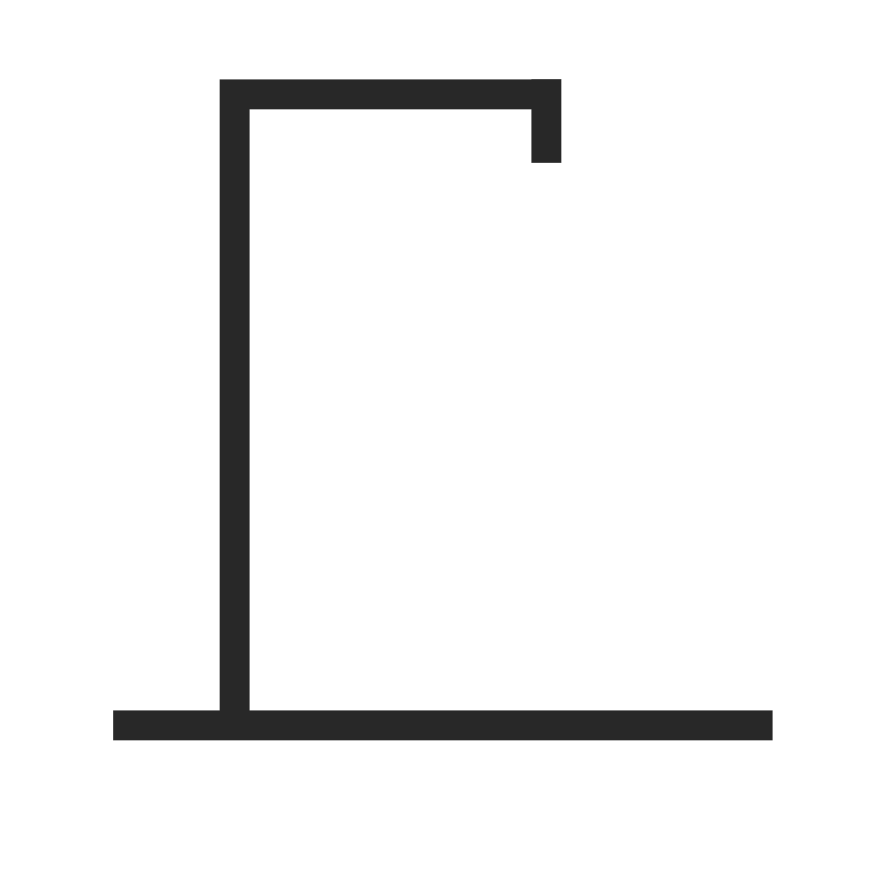
#> input picture Modules_Configs/Python-Hangman/Hangman0.jpg, 3543 x 3543 px, found by its file name (shown at 1/4 size); its folder holds 6 pictures in this run
$ python config.py
#> lines starting #> are read from the running program, lines starting #| are printed output that depends on the picture
# --- Modules --- #
from PIL import ImageTk, Image
import requests
import os

# --- Define Global Variable --- #
# Retries, Word, Word List, Blank List
retries = 6
gameboard_str = ""
gameboard = []
wordl = []
image_num = 0

# Window Size, Window Placement
winWidth = 600
winHeight = 400
positionx = None
positiony = None

# Windows, Widgets, Buttons List
mwin = None
gamewin = None
retry_label = None
gameboard_label = None
image_label = None
notification_label = None
button_list = []

# Word Lists
animals = ["TIGER", "LION", "GIRAFFE", "BULL", "ELEPHANT", "FOX", "CAT", "DOG", "EAGLE", "MOUSE", "SHARK", "WHALE",
           "CHEETAH", "LEOPARD", "GRASSHOPPER", "SPIDER", "SQUID", "OCTOPUS", "SNAKE", "TURTLE", "TORTOISE", "PIGEON",
           "FALCON", "CHICKEN", "COW", "PIG", "DONKEY", "HORSE"]
countries = ["INDONESIA", "MALAYSIA", "INDIA", "CHINA", "JAPAN", "FRANCE", "AUSTRALIA", "NEW ZEALAND", "CANADA",
             "UNITED STATES OF AMERICA", "ENGLAND", "IRELAND", "SINGAPORE", "THAILAND", "SOUTH KOREA", "EGYPT",
             "GREECE", "ITALY", "ZIMBABWE", "PORTUGAL", "PERU", "NEPAL", "UKRAINE", "MOZAMBIQUE", "TUVALU"]
astronomy = ["MERCURY", "VENUS", "EARTH", "MARS", "JUPITER", "SATURN", "NEPTUNE", "URANUS", "NEBULA", "THE MILKY WAY",
             "ANDROMEDA", "STAR", "MOON", "SOLAR SYSTEM", "GALAXY", "ASTEROID", "COMET", "METEORITE", "METEOR", "ORBIT",
             "OUTER SPACE", "CONSTELLATION", "PLUTO", "SUPERNOVA"]
hard_words = ["MATRIX", "HIEROGLYPHS", "RICKSHAW", "ZEPHYR", "JAZZ", "QUIZZES", "QUINTESSENTIAL", "CRYPT", "SCHIZOPHRENIA",
              "PSYCHIC", "ZIPPER", "ZILCH", "MAGNANIMOUS"]


# topics = [animals, countries, astronomy, hard_words]
topics = {
    'animals': animals,
    'countries': countries,
    'astronomy': astronomy,
    'hard_words': hard_words,
    'random_words': '',
}

def get_random_word():
    response = requests.get('https://random-words-api.vercel.app/word')
    return response.json()[0]['word']

# Images
if not os.getcwd().endswith("Modules_Configs"):
    os.chdir(os.path.join(os.getcwd(), "Modules_Configs"))
else:
    pass

def images_pil():
    image_list = []
    for i in range(7):
        img = Image.open(f"Python-Hangman\\Hangman{i}.jpg").resize((50, 50))
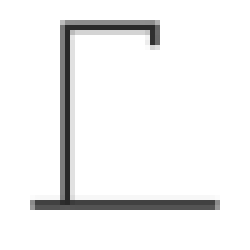
#> img: PIL image 50x50 RGBA (shown 5 times larger); mean R, G, B, A 4.5, 4.5, 4.5, 16.4; transparent parts drawn white
        image_list.append(img)
#> pass 2 of the loop in images_pil, `for i in range(7):`:
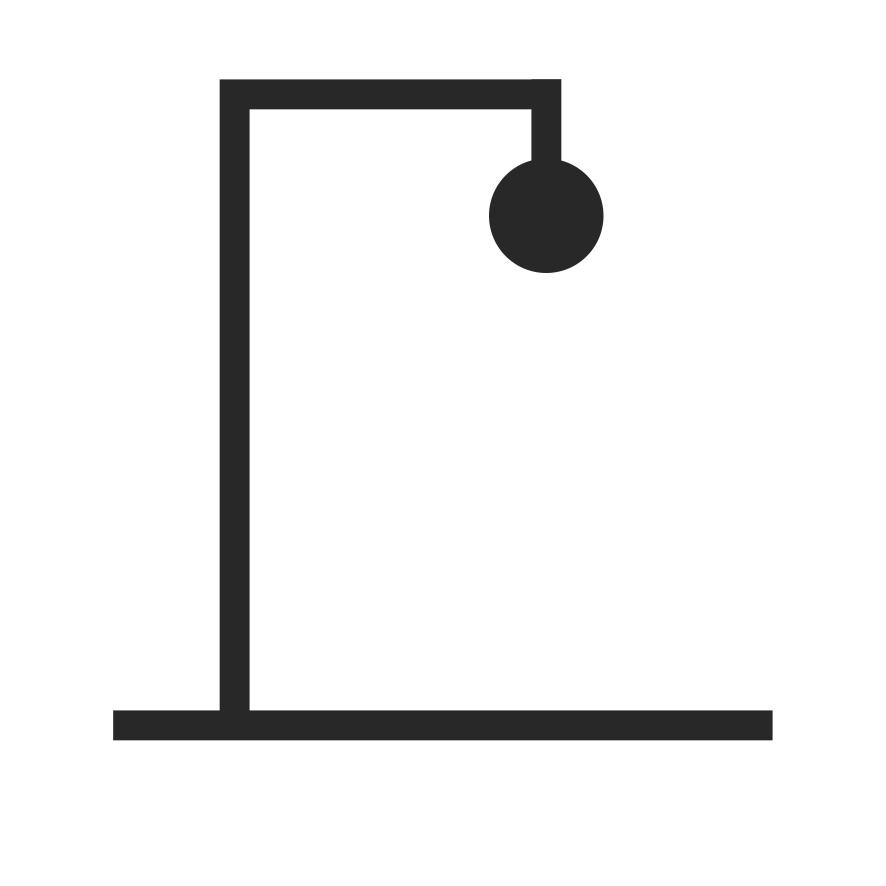
#> input picture Modules_Configs/Python-Hangman/Hangman1.jpg, 3543 x 3543 px, found by its file name (shown at 1/4 size)
#> in images_pil, `img = Image.open(f"Python-Hangman\\Hangman{i}.jpg").resize((50, 50))`:
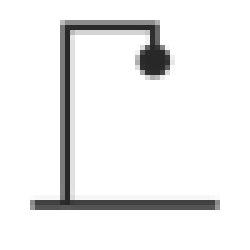
#> img: PIL image 50x50 RGBA (shown 5 times larger); mean R, G, B, A 5.2, 5.2, 5.2, 19.8; transparent parts drawn white
#> pass 3 of the loop in images_pil, `for i in range(7):`:
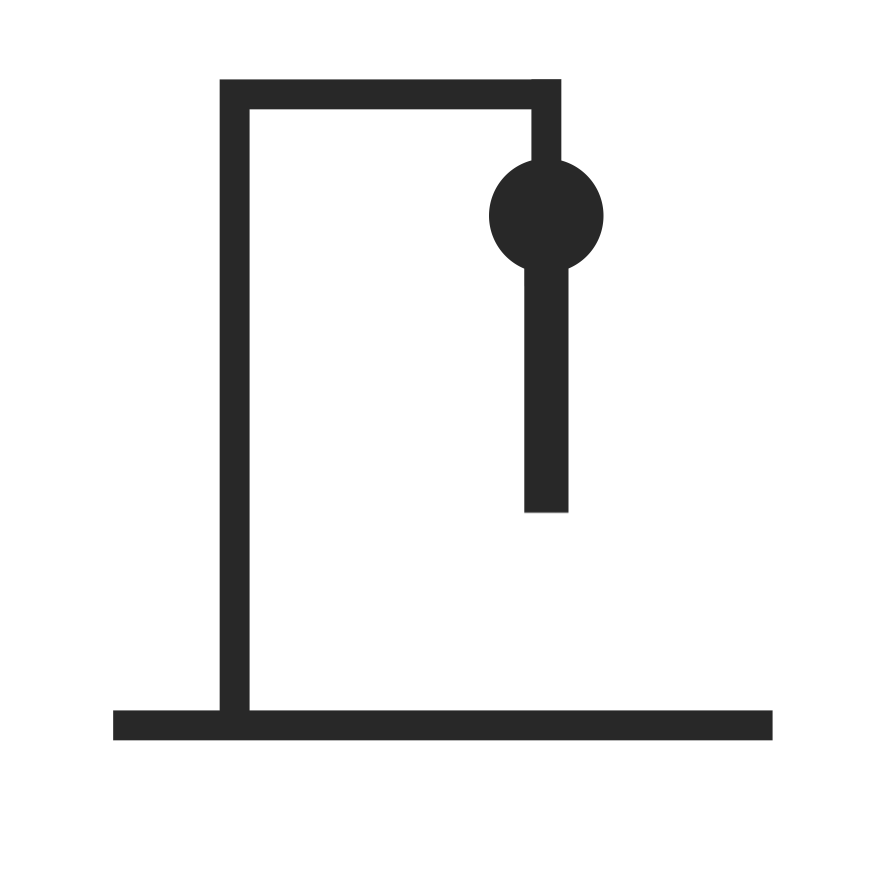
#> input picture Modules_Configs/Python-Hangman/Hangman2.jpg, 3543 x 3543 px, found by its file name (shown at 1/4 size)
#> in images_pil, `img = Image.open(f"Python-Hangman\\Hangman{i}.jpg").resize((50, 50))`:
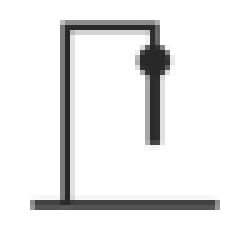
#> img: PIL image 50x50 RGBA (shown 5 times larger); mean R, G, B, A 6.1, 6.1, 6.1, 23.2; transparent parts drawn white
#> the loop made 5 passes; the first 3 are shown
    image_list.append(Image.open("Python-Hangman\\Hangman_Defeat.jpg").resize((100, 100)))
    image_list.append(Image.open("Python-Hangman\\Hangman_Victory.jpg").resize((100, 100)))
    return image_list

#> (the run stopped early here; a loop or call above may not have finished)
